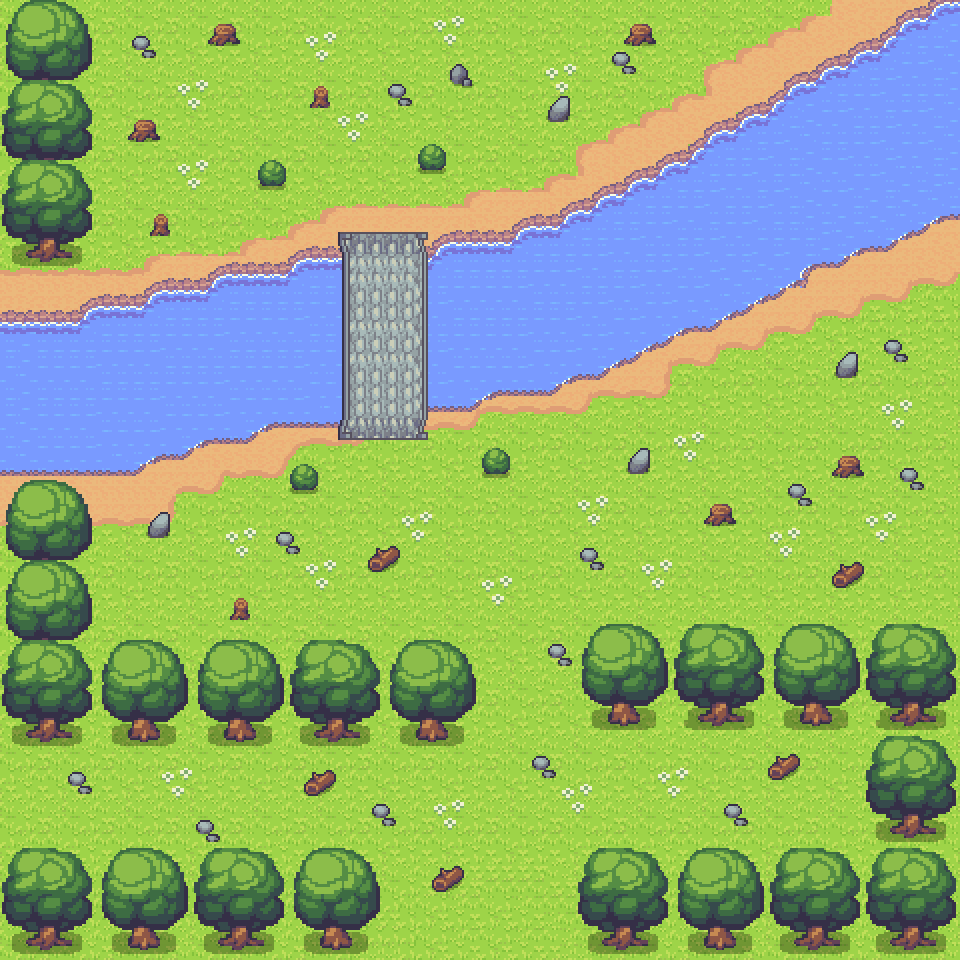

A 2D game scene composited from a Tiled map and its tileset images. What follows is a short description and the map's XML, with each tile layer's data collapsed to a summary:
An orthogonal 60x60 tile map with 16x16 px tiles, 12 tile layers (colisoes, grama, areia, rio, ...), 13 tilesets and 16 objects (14x toPlanicieInferior, spawnMainMenu, spawnPlanicieInferior).

<map version="1.10" tiledversion="1.11.2" orientation="orthogonal" renderorder="right-down" width="60" height="60" tilewidth="16" tileheight="16" infinite="0" nextlayerid="35" nextobjectid="18">
 <editorsettings>
  <export target="../cenariosJson/PlanicieSuperior.json" format="json" />
 </editorsettings>
 <tileset firstgid="1" name="1_terrain" tilewidth="16" tileheight="16" tilecount="1440" columns="30">
  <image source="../../tilesets/1_terrain.png" width="480" height="768" />
 </tileset>
 <tileset firstgid="1441" name="2_indoors" tilewidth="16" tileheight="16" tilecount="440" columns="20">
  <image source="../../tilesets/2_indoors.png" width="320" height="352" />
 </tileset>
 <tileset firstgid="1881" name="3_plants" tilewidth="16" tileheight="16" tilecount="240" columns="30">
  <image source="../../tilesets/3_plants.png" width="480" height="128" />
 </tileset>
 <tileset firstgid="2121" name="4_buildings" tilewidth="16" tileheight="16" tilecount="576" columns="24">
  <image source="../../tilesets/4_buildings.png" width="384" height="384" />
 </tileset>
 <tileset firstgid="2697" name="5_waterfall" tilewidth="16" tileheight="16" tilecount="360" columns="18">
  <image source="../../tilesets/5_waterfall.png" width="288" height="320" />
 </tileset>
 <tileset firstgid="3057" name="6_floors" tilewidth="16" tileheight="16" tilecount="252" columns="18">
  <image source="../../tilesets/6_floors.png" width="288" height="224" />
 </tileset>
 <tileset firstgid="3309" name="7_grass_cliff" tilewidth="16" tileheight="16" tilecount="420" columns="35">
  <image source="../../tilesets/7_grass_cliff.png" width="560" height="192" />
 </tileset>
 <tileset firstgid="3729" name="8_cave" tilewidth="16" tileheight="16" tilecount="448" columns="28">
  <image source="../../tilesets/8_cave.png" width="448" height="256" />
 </tileset>
 <tileset firstgid="4177" name="9_beach" tilewidth="16" tileheight="16" tilecount="288" columns="18">
  <image source="../../tilesets/9_beach.png" width="288" height="256" />
 </tileset>
 <tileset firstgid="4465" name="10_dirt" tilewidth="16" tileheight="16" tilecount="280" columns="14">
  <image source="../../tilesets/10_dirt.png" width="224" height="320" />
 </tileset>
 <tileset firstgid="4745" name="11_roofs" tilewidth="16" tileheight="16" tilecount="1024" columns="32">
  <image source="../../tilesets/11_roofs.png" width="512" height="512" />
 </tileset>
 <tileset firstgid="5769" name="12_extra1" tilewidth="16" tileheight="16" tilecount="160" columns="10">
  <image source="../../tilesets/12_extra1.png" width="160" height="256" />
 </tileset>
 <tileset firstgid="5929" name="13_extra2" tilewidth="16" tileheight="16" tilecount="144" columns="12">
  <image source="../../tilesets/13_extra2.png" width="192" height="192" />
 </tileset>
 <layer id="32" name="colisoes" width="60" height="60" locked="1" tintcolor="#55ff00">
  <properties>
   <property name="collides" type="bool" value="true" />
  </properties>
  <data>[3600 cells, 314 non-empty, 2 distinct tile ids]</data>
 </layer>
 <group id="24" name="terreno" locked="1">
  <layer id="28" name="grama" width="60" height="60" locked="1">
   <data>[3600 cells, 3600 non-empty, 12 distinct tile ids]</data>
  </layer>
  <layer id="29" name="areia" width="60" height="60" locked="1">
   <data>[3600 cells, 438 non-empty, 20 distinct tile ids]</data>
  </layer>
 </group>
 <group id="27" name="agua" locked="1">
  <layer id="16" name="rio" width="60" height="60" locked="1">
   <data>[3600 cells, 757 non-empty, 18 distinct tile ids]</data>
  </layer>
  <layer id="30" name="ponte" width="60" height="60" locked="1">
   <data>[3600 cells, 84 non-empty, 18 distinct tile ids]</data>
  </layer>
 </group>
 <group id="26" name="rochas" locked="1">
  <layer id="20" name="pedrinhas" width="60" height="60" locked="1">
   <data>[3600 cells, 56 non-empty, 4 distinct tile ids]</data>
  </layer>
  <layer id="15" name="pedras" width="60" height="60" locked="1">
   <properties>
    <property name="collides" type="bool" value="true" />
   </properties>
   <data>[3600 cells, 20 non-empty, 8 distinct tile ids]</data>
  </layer>
 </group>
 <group id="25" name="plantas" locked="1">
  <layer id="19" name="arbustos" width="60" height="60" locked="1">
   <properties>
    <property name="collides" type="bool" value="true" />
   </properties>
   <data>[3600 cells, 16 non-empty, 4 distinct tile ids]</data>
  </layer>
  <layer id="17" name="flores" width="60" height="60" locked="1">
   <data>[3600 cells, 80 non-empty, 4 distinct tile ids]</data>
  </layer>
  <layer id="21" name="tocos" width="60" height="60" locked="1">
   <properties>
    <property name="collides" type="bool" value="true" />
   </properties>
   <data>[3600 cells, 32 non-empty, 8 distinct tile ids]</data>
  </layer>
  <layer id="23" name="troncos" width="60" height="60" locked="1">
   <properties>
    <property name="collides" type="bool" value="true" />
   </properties>
   <data>[3600 cells, 20 non-empty, 4 distinct tile ids]</data>
  </layer>
  <layer id="22" name="arvores" width="60" height="60" locked="1">
   <data>[3600 cells, 916 non-empty, 84 distinct tile ids]</data>
  </layer>
 </group>
 <objectgroup id="33" name="spawnPoints" locked="1">
  <object id="1" name="spawnMainMenu" gid="5780" x="480.5" y="515" width="16" height="16" />
  <object id="3" name="spawnPlanicieInferior" gid="5781" x="480" y="912" width="16" height="16" />
 </objectgroup>
 <objectgroup id="34" name="transitionPoints" locked="1">
  <object id="4" name="toPlanicieInferior" gid="5781" x="384" y="944" width="16" height="16">
   <properties>
    <property name="destination" value="PlanicieInferior" />
   </properties>
  </object>
  <object id="5" name="toPlanicieInferior" gid="5781" x="400" y="944" width="16" height="16">
   <properties>
    <property name="destination" value="PlanicieInferior" />
   </properties>
  </object>
  <object id="6" name="toPlanicieInferior" gid="5781" x="416" y="944" width="16" height="16">
   <properties>
    <property name="destination" value="PlanicieInferior" />
   </properties>
  </object>
  <object id="7" name="toPlanicieInferior" gid="5781" x="432" y="944" width="16" height="16">
   <properties>
    <property name="destination" value="PlanicieInferior" />
   </properties>
  </object>
  <object id="8" name="toPlanicieInferior" gid="5781" x="368" y="944" width="16" height="16">
   <properties>
    <property name="destination" value="PlanicieInferior" />
   </properties>
  </object>
  <object id="9" name="toPlanicieInferior" gid="5781" x="464" y="944" width="16" height="16">
   <properties>
    <property name="destination" value="PlanicieInferior" />
   </properties>
  </object>
  <object id="10" name="toPlanicieInferior" gid="5781" x="448" y="944" width="16" height="16">
   <properties>
    <property name="destination" value="PlanicieInferior" />
   </properties>
  </object>
  <object id="11" name="toPlanicieInferior" gid="5781" x="480" y="944" width="16" height="16">
   <properties>
    <property name="destination" value="PlanicieInferior" />
   </properties>
  </object>
  <object id="12" name="toPlanicieInferior" gid="5781" x="512" y="944" width="16" height="16">
   <properties>
    <property name="destination" value="PlanicieInferior" />
   </properties>
  </object>
  <object id="13" name="toPlanicieInferior" gid="5781" x="496" y="944" width="16" height="16">
   <properties>
    <property name="destination" value="PlanicieInferior" />
   </properties>
  </object>
  <object id="14" name="toPlanicieInferior" gid="5781" x="528" y="944" width="16" height="16">
   <properties>
    <property name="destination" value="PlanicieInferior" />
   </properties>
  </object>
  <object id="15" name="toPlanicieInferior" gid="5781" x="544" y="944" width="16" height="16">
   <properties>
    <property name="destination" value="PlanicieInferior" />
   </properties>
  </object>
  </objectgroup>
</map>
<!-- 2 of 16 objects omitted -->
